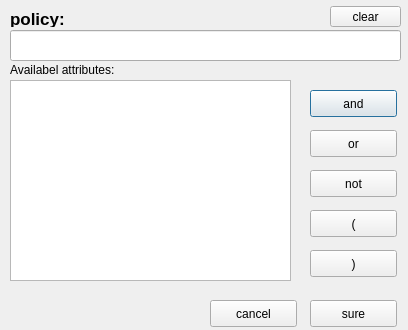
<?xml version="1.0" encoding="UTF-8"?>
<ui version="4.0">
 <class>Dialog</class>
 <widget class="QDialog" name="Dialog">
  <property name="geometry">
   <rect>
    <x>0</x>
    <y>0</y>
    <width>408</width>
    <height>330</height>
   </rect>
  </property>
  <property name="windowTitle">
   <string>Policy Dialog</string>
  </property>
  <widget class="QLineEdit" name="policyEdit">
   <property name="geometry">
    <rect>
     <x>10</x>
     <y>30</y>
     <width>391</width>
     <height>31</height>
    </rect>
   </property>
  </widget>
  <widget class="QLabel" name="label">
   <property name="geometry">
    <rect>
     <x>10</x>
     <y>10</y>
     <width>57</width>
     <height>17</height>
    </rect>
   </property>
   <property name="font">
    <font>
     <pointsize>13</pointsize>
     <weight>75</weight>
     <bold>true</bold>
    </font>
   </property>
   <property name="text">
    <string>policy:</string>
   </property>
  </widget>
  <widget class="QListWidget" name="attributeList">
   <property name="geometry">
    <rect>
     <x>10</x>
     <y>80</y>
     <width>281</width>
     <height>201</height>
    </rect>
   </property>
   <property name="sortingEnabled">
    <bool>true</bool>
   </property>
  </widget>
  <widget class="QPushButton" name="andButton">
   <property name="geometry">
    <rect>
     <x>310</x>
     <y>90</y>
     <width>87</width>
     <height>27</height>
    </rect>
   </property>
   <property name="text">
    <string>and</string>
   </property>
  </widget>
  <widget class="QPushButton" name="orButton">
   <property name="geometry">
    <rect>
     <x>310</x>
     <y>130</y>
     <width>87</width>
     <height>27</height>
    </rect>
   </property>
   <property name="text">
    <string>or</string>
   </property>
  </widget>
  <widget class="QPushButton" name="notButton">
   <property name="geometry">
    <rect>
     <x>310</x>
     <y>170</y>
     <width>87</width>
     <height>27</height>
    </rect>
   </property>
   <property name="text">
    <string>not</string>
   </property>
  </widget>
  <widget class="QPushButton" name="sureButton">
   <property name="geometry">
    <rect>
     <x>310</x>
     <y>300</y>
     <width>87</width>
     <height>27</height>
    </rect>
   </property>
   <property name="text">
    <string>sure</string>
   </property>
  </widget>
  <widget class="QPushButton" name="cancelButton">
   <property name="geometry">
    <rect>
     <x>210</x>
     <y>300</y>
     <width>87</width>
     <height>27</height>
    </rect>
   </property>
   <property name="text">
    <string>cancel</string>
   </property>
  </widget>
  <widget class="QPushButton" name="leftBracketButton">
   <property name="geometry">
    <rect>
     <x>310</x>
     <y>210</y>
     <width>87</width>
     <height>27</height>
    </rect>
   </property>
   <property name="text">
    <string>(</string>
   </property>
  </widget>
  <widget class="QPushButton" name="rightBracketButton">
   <property name="geometry">
    <rect>
     <x>310</x>
     <y>250</y>
     <width>87</width>
     <height>27</height>
    </rect>
   </property>
   <property name="text">
    <string>)</string>
   </property>
  </widget>
  <widget class="QPushButton" name="clearButton">
   <property name="geometry">
    <rect>
     <x>330</x>
     <y>6</y>
     <width>71</width>
     <height>21</height>
    </rect>
   </property>
   <property name="text">
    <string>clear</string>
   </property>
  </widget>
  <widget class="QLabel" name="label_2">
   <property name="geometry">
    <rect>
     <x>10</x>
     <y>60</y>
     <width>131</width>
     <height>20</height>
    </rect>
   </property>
   <property name="text">
    <string>Availabel attributes:</string>
   </property>
  </widget>
 </widget>
 <resources/>
 <connections/>
</ui>
